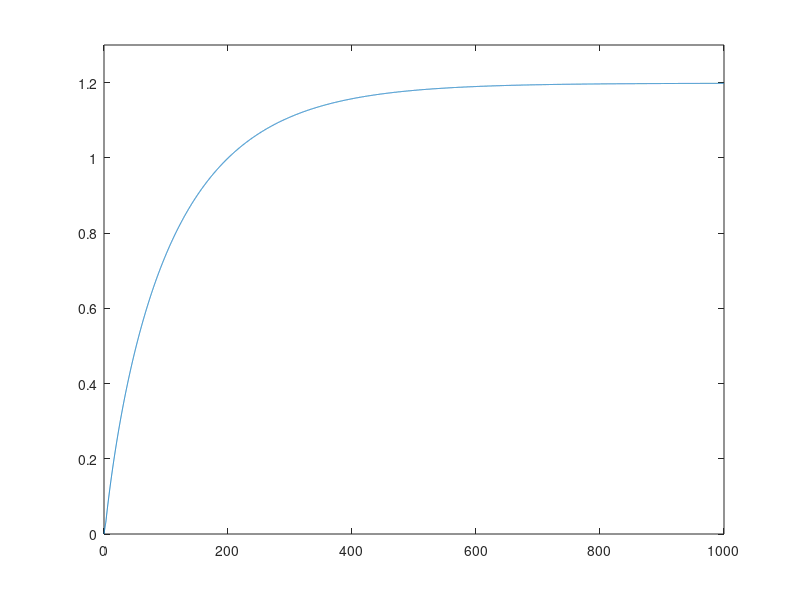

MATLAB code to generate this figure:
%% Calculating the response time of the system
clc;
clear all;
close all;

%% Initial Condition(Steady State Paramenter)
 h(1,1)= 0;
 F(1,1)= 0.010;
    
 % Sampling time
 Ts=0.1
 
 %% Running the process 
for i=1:1:10000
    
    % Step change in the input after 30 second 
    if i > 30
        F(1,1)=0.01456
    end
   
    h(i+1) = h(i)+((Ts/0.79)*(F(1,1) - 0.0133*sqrt(h(i))));
end

%% Plotting the response
plot(0:Ts:1000, h)
ylim([0, 1.3])    